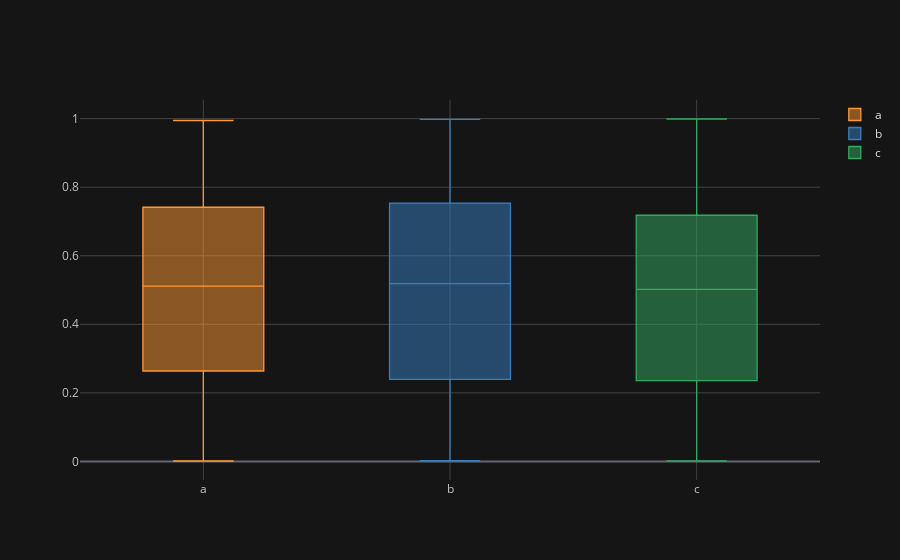

Notebook source saved alongside this figure:
### Code cell
df.iplot(kind='box')

### Figure 1 — Plotly figure (JSON) as saved in the notebook; plotly's stock layout.template omitted (floating-point values rounded to 4 significant figures; data arrays with more than 128 entries replaced by an {"elided": "..."} marker saying what was removed)
{"data": [{"boxpoints": false, "line": {"width": 1.3}, "marker": {"color": "rgba(255, 153, 51, 1.0)"}, "name": "a", "orientation": "v", "type": "box", "y": {"elided": "300 float values"}}, {"boxpoints": false, "line": {"width": 1.3}, "marker": {"color": "rgba(55, 128, 191, 1.0)"}, "name": "b", "orientation": "v", "type": "box", "y": {"elided": "300 float values"}}, {"boxpoints": false, "line": {"width": 1.3}, "marker": {"color": "rgba(50, 171, 96, 1.0)"}, "name": "c", "orientation": "v", "type": "box", "y": {"elided": "300 float values"}}], "layout": {"legend": {"bgcolor": "#151516", "font": {"color": "#D9D9D9"}}, "paper_bgcolor": "#151516", "plot_bgcolor": "#151516", "title": {"font": {"color": "#D9D9D9"}}, "xaxis": {"gridcolor": "#434343", "showgrid": true, "tickfont": {"color": "#C2C2C2"}, "title": {"font": {"color": "#D9D9D9"}, "text": ""}, "zerolinecolor": "#666570"}, "yaxis": {"gridcolor": "#434343", "showgrid": true, "tickfont": {"color": "#C2C2C2"}, "title": {"font": {"color": "#D9D9D9"}, "text": ""}, "zerolinecolor": "#666570"}}}
